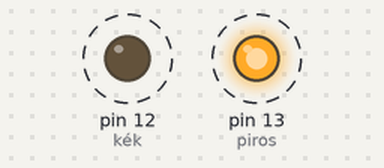
Recording of a sketch running on a simulated Arduino Uno, built with avr-gcc and run on an emulated ATmega328P. Shown: output pins drawn as LEDs (lit = HIGH). Dashed ring = blinking.

Above: at 0.1 s.
Timing chart, 0 to 3.0 s (numbered marks = the images above):
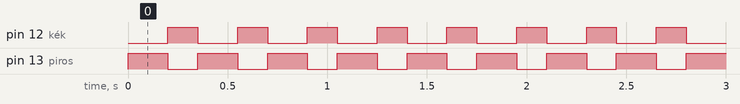

The sketch:

police.ino
```cpp
void setup (){

  pinMode(13, OUTPUT); //piros
  pinMode(12, OUTPUT); //kék

}

void loop () {

digitalWrite(13, HIGH);
  digitalWrite(12, LOW);
  delay(200);
  digitalWrite(13, LOW);
  digitalWrite(12, HIGH);
  delay(150);

}
```

Measured:
- by itself, pin 12 (kék): alternates HIGH for 0.15 s and LOW for 0.20 s
- by itself, pin 13 (piros): alternates HIGH for 0.20 s and LOW for 0.15 s
